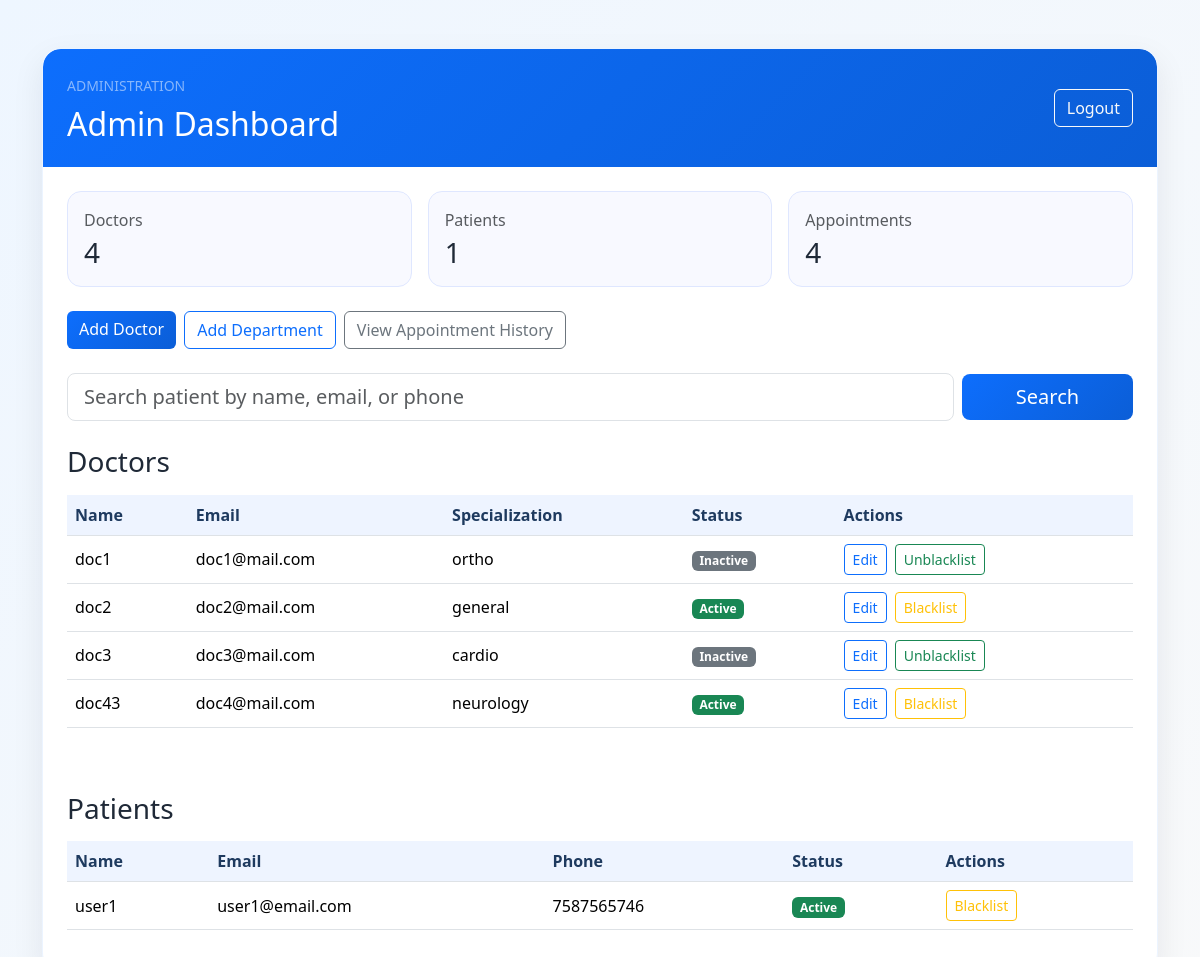
The app's page /admin/dashboard (signed in), older data.
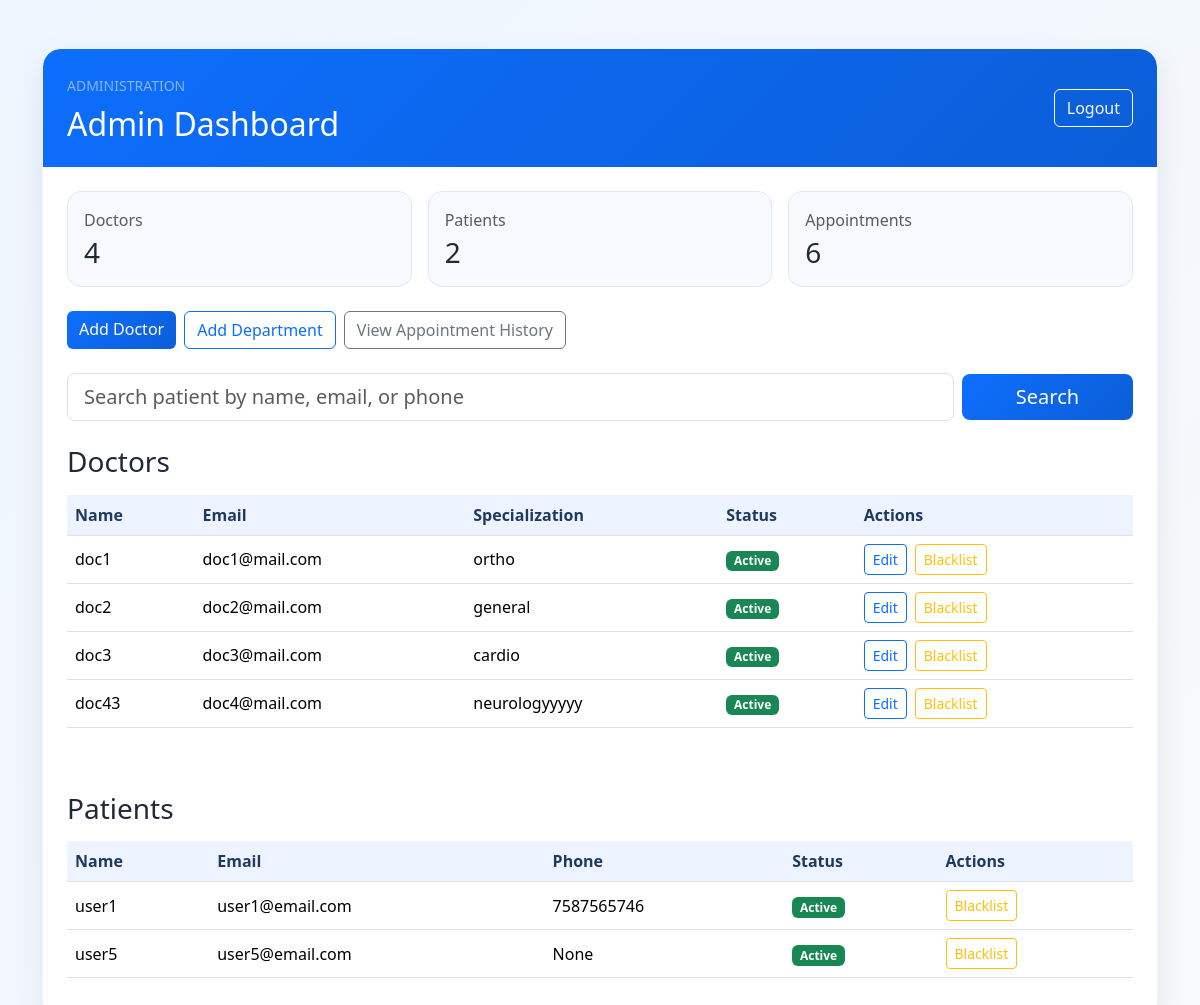
The same page, newer data.
### database.py (models this page shows)
class DoctorProfile(db.Model):
    __tablename__ = "doctor_profiles"
    id = db.Column(db.Integer, primary_key=True)
    user_id = db.Column(db.Integer, db.ForeignKey("users.id", ondelete = "CASCADE"), nullable=False, unique=True)
    department_id = db.Column(db.Integer, db.ForeignKey("departments.id"), nullable=False)
    specialization = db.Column(db.String(100), nullable=False)
    user = db.relationship("User", back_populates="doctor_profile")
    department = db.relationship("Department", back_populates="doctors")
    availability = db.relationship("DoctorAvailability", back_populates="doctor", cascade="all, delete-orphan")
    appointments = db.relationship("Appointment", back_populates="doctor", cascade="all, delete-orphan")

class User(db.Model):
    __tablename__ = "users"
    id = db.Column(db.Integer, primary_key = True)
    name = db.Column(db.String(100), nullable=False)
    email = db.Column(db.String(100), unique=True, nullable=False)
    password_hash = db.Column(db.String(255), nullable=False)
    role = db.Column(db.String(50), nullable=False)  # e.g., 'admin', 'doctor', 'patient'
    is_active = db.Column(db.Boolean, default=True)
    doctor_profile = db.relationship("DoctorProfile", back_populates="user", uselist=False, cascade="all, delete-orphan")
    patient_profile = db.relationship("PatientProfile", back_populates="user", uselist=False, cascade="all, delete-orphan")

class PatientProfile(db.Model):
    __tablename__ = "patient_profiles"
    id = db.Column(db.Integer, primary_key=True)
    user_id = db.Column(db.Integer, db.ForeignKey("users.id", ondelete = "CASCADE"), nullable=False, unique=True)
    date_of_birth = db.Column(db.Date)
    gender = db.Column(db.String(10))
    phone = db.Column(db.String(15))
    address = db.Column(db.String(200))
    user = db.relationship("User", back_populates="patient_profile")
    appointments = db.relationship("Appointment", back_populates="patient", cascade="all, delete-orphan")

### app.py (the view)
@app.route("/admin/dashboard")
@role_required("admin")
def admin_dashboard():
    doctors = DoctorProfile.query.all()
    patients = PatientProfile.query.all()
    return render_template("admin_dashboard.html",
                           doctors=doctors,
                           patients=patients,
                           doctor_count=len(doctors),
                           patient_count=len(patients),
                           appointment_count=Appointment.query.count()
                           )

### app.py (called while the page is built)
def login_required(view):
    @wraps(view)
    def wrapped_view(*args,**kwargs):
        if current_user() is None:
            flash("please login to continue", "error")
            return redirect(url_for("login"))
        return view(*args, **kwargs)
    return wrapped_view

def role_required(role):
    def decorator(view):
        @wraps(view)
        @login_required
        def wraped_view(*args, **kwargs):
            if current_user().role != role:
                return "You are not authrized to access this page."
            return view(*args, **kwargs)
        return wraped_view
    return decorator

def current_user():
    user_id = session.get("user_id")
    if user_id is None:
        return None
    return User.query.get(user_id)

### templates/admin_dashboard.html (shortened to what this page needs)
<!DOCTYPE html>
<html lang="en">
<head>
    <link href="https://cdn.jsdelivr.net/npm/bootstrap@5.3.3/dist/css/bootstrap.min.css" rel="stylesheet">
    <link rel="stylesheet" href="{{ url_for('static', filename='style.css') }}">
</head>
<body class="bg-light">
    <div class="container py-5">
        <div class="card-soft overflow-hidden">
            <div class="page-header px-4 py-4">
                <div class="d-flex justify-content-between align-items-center flex-wrap gap-3">
                    <div>
                        <small class="text-uppercase text-white-50">Administration</small>
                        <h2 class="mb-0 mt-2">Admin Dashboard</h2>
                    </div>
                    <a href="{{ url_for('logout') }}" class="btn btn-outline-light">Logout</a>
                </div>
            </div>
            <div class="card-body p-4">
                <div class="row g-3 mb-4">
                    <div class="col-md-4">
                        <div class="stat-box">
                            <p class="text-muted mb-1">Doctors</p>
                            <h3 class="mb-0">{{ doctor_count }}</h3>
                        </div>
                    </div>
                    <div class="col-md-4">
                        <div class="stat-box">
                            <p class="text-muted mb-1">Patients</p>
                            <h3 class="mb-0">{{ patient_count }}</h3>
                        </div>
                    </div>
                    <div class="col-md-4">
                        <div class="stat-box">
                            <p class="text-muted mb-1">Appointments</p>
                            <h3 class="mb-0">{{ appointment_count }}</h3>
                        </div>
                    </div>
                </div>
                <div class="d-flex flex-wrap gap-2 mb-4">
                    <a href="{{ url_for('add_doctor') }}" class="btn btn-primary">Add Doctor</a>
                    <a href="{{ url_for('add_department') }}" class="btn btn-outline-primary">Add Department</a>
                    <a href="{{ url_for('admin_appointments') }}" class="btn btn-outline-secondary">View Appointment History</a>
                </div>
                <form method="get" action="{{ url_for('search_patients') }}" class="row g-2 align-items-center mb-4">
                    <div class="col-md-10">
                        <input type="search" id="search" class="form-control form-control-lg" name="q" placeholder="Search patient by name, email, or phone">
                    </div>
                    <div class="col-md-2 d-grid">
                        <button type="submit" class="btn btn-primary btn-lg">Search</button>
                    </div>
                </form>
                <div class="mb-5">
                    <h3 class="mb-3">Doctors</h3>
                    <div class="table-responsive">
                        <table class="table table-hover align-middle">
                            <thead>
                                <tr>
                                    <th>Name</th>
                                    <th>Email</th>
                                    <th>Specialization</th>
                                    <th>Status</th>
                                    <th>Actions</th>
                                </tr>
                            </thead>
                            <tbody>
                                {% for doctor in doctors %}
                                <tr>
                                    <td>{{ doctor.user.name }}</td>
                                    <td>{{ doctor.user.email }}</td>
                                    <td>{{ doctor.specialization }}</td>
                                    <td>
                                        <span class="badge {{ 'bg-success' if doctor.user.is_active else 'bg-secondary' }}">
                                            {{ 'Active' if doctor.user.is_active else 'Inactive' }}
                                        </span>
                                    </td>
                                    <td>
                                        <div class="d-flex gap-2 flex-wrap">
                                            <a href="{{ url_for('edit_doctor', doctor_id=doctor.id) }}" class="btn btn-sm btn-outline-primary">Edit</a>
                                            <a href="{{ url_for('toggle_user_active', user_id=doctor.user.id) }}" class="btn btn-sm {{ 'btn-outline-warning' if doctor.user.is_active else 'btn-outline-success' }}">
                                                {{ 'Blacklist' if doctor.user.is_active else 'Unblacklist' }}
                                            </a>
                                        </div>
                                    </td>
                                </tr>
                                {% else %}
                                <tr>
                                    <td colspan="5" class="text-center text-muted">No doctors found.</td>
                                </tr>
                                {% endfor %}
                            </tbody>
                        </table>
                    </div>
                </div>
                <div>
                    <h3 class="mb-3">Patients</h3>
                    <div class="table-responsive">
                        <table class="table table-hover align-middle">
                            <thead>
                                <tr>
                                    <th>Name</th>
                                    <th>Email</th>
                                    <th>Phone</th>
                                    <th>Status</th>
                                    <th>Actions</th>
                                </tr>
                            </thead>
                            <tbody>
                                {% for patient in patients %}
                                <tr>
                                    <td>{{ patient.user.name }}</td>
                                    <td>{{ patient.user.email }}</td>
                                    <td>{{ patient.phone }}</td>
                                    <td>
                                        <span class="badge {{ 'bg-success' if patient.user.is_active else 'bg-secondary' }}">
                                            {{ 'Active' if patient.user.is_active else 'Inactive' }}
                                        </span>
                                    </td>
                                    <td>
                                        <a href="{{ url_for('toggle_user_active', user_id=patient.user.id) }}" class="btn btn-sm {{ 'btn-outline-warning' if patient.user.is_active else 'btn-outline-success' }}">
                                            {{ 'Blacklist' if patient.user.is_active else 'Unblacklist' }}
                                        </a>
                                    </td>
                                </tr>
                                {% else %}
                                <tr>
                                    <td colspan="5" class="text-center text-muted">No patient found.</td>
                                </tr>
                                {% endfor %}
                            </tbody>
                        </table>
                    </div>
                </div>
            </div>
        </div>
    </div>
</body>
</html>

### static/style.css (style rules this page uses)
body { margin: 0; padding: 0; background: linear-gradient(135deg, #eef6ff 0%, #f8f9fa 100%); font-family: "Segoe UI", Tahoma, Geneva, Verdana, sans-serif; color: #1f2937; }
.card-soft { background: rgba(255, 255, 255, 0.95); border: 1px solid rgba(13, 110, 253, 0.08); border-radius: 18px; box-shadow: 0 12px 32px rgba(15, 23, 42, 0.08); }
.btn-primary { background: linear-gradient(135deg, #0d6efd, #0b5ed7); border: none; }
.page-header { background: linear-gradient(135deg, #0d6efd, #0b5ed7); color: white; border-radius: 18px 18px 0 0; }
.stat-box { border-radius: 14px; background: #f8f9ff; border: 1px solid #dfe7ff; padding: 1rem; height: 100%; }
.table thead th { background: #eef4ff; color: #1e3a5f; }

Row changes from the older to the newer data that the page shows:
changed User (number 1 of 6 on the later page): is_active "Inactive" → "Active"; is_active "Unblacklist" → "Blacklist"
changed User (number 3 of 6 on the later page): is_active "Inactive" → "Active"; is_active "Unblacklist" → "Blacklist"
changed DoctorProfile "doc43": specialization "neurology" → "neurologyyyyy"
added PatientProfile: user.name "user5", user.email "user5@email.com", phone "None"
added User: is_active "Active", is_active "Blacklist"
Text that changed along with them:
{{ patient_count }}: "1" → "2"
{{ appointment_count }}: "4" → "6"
